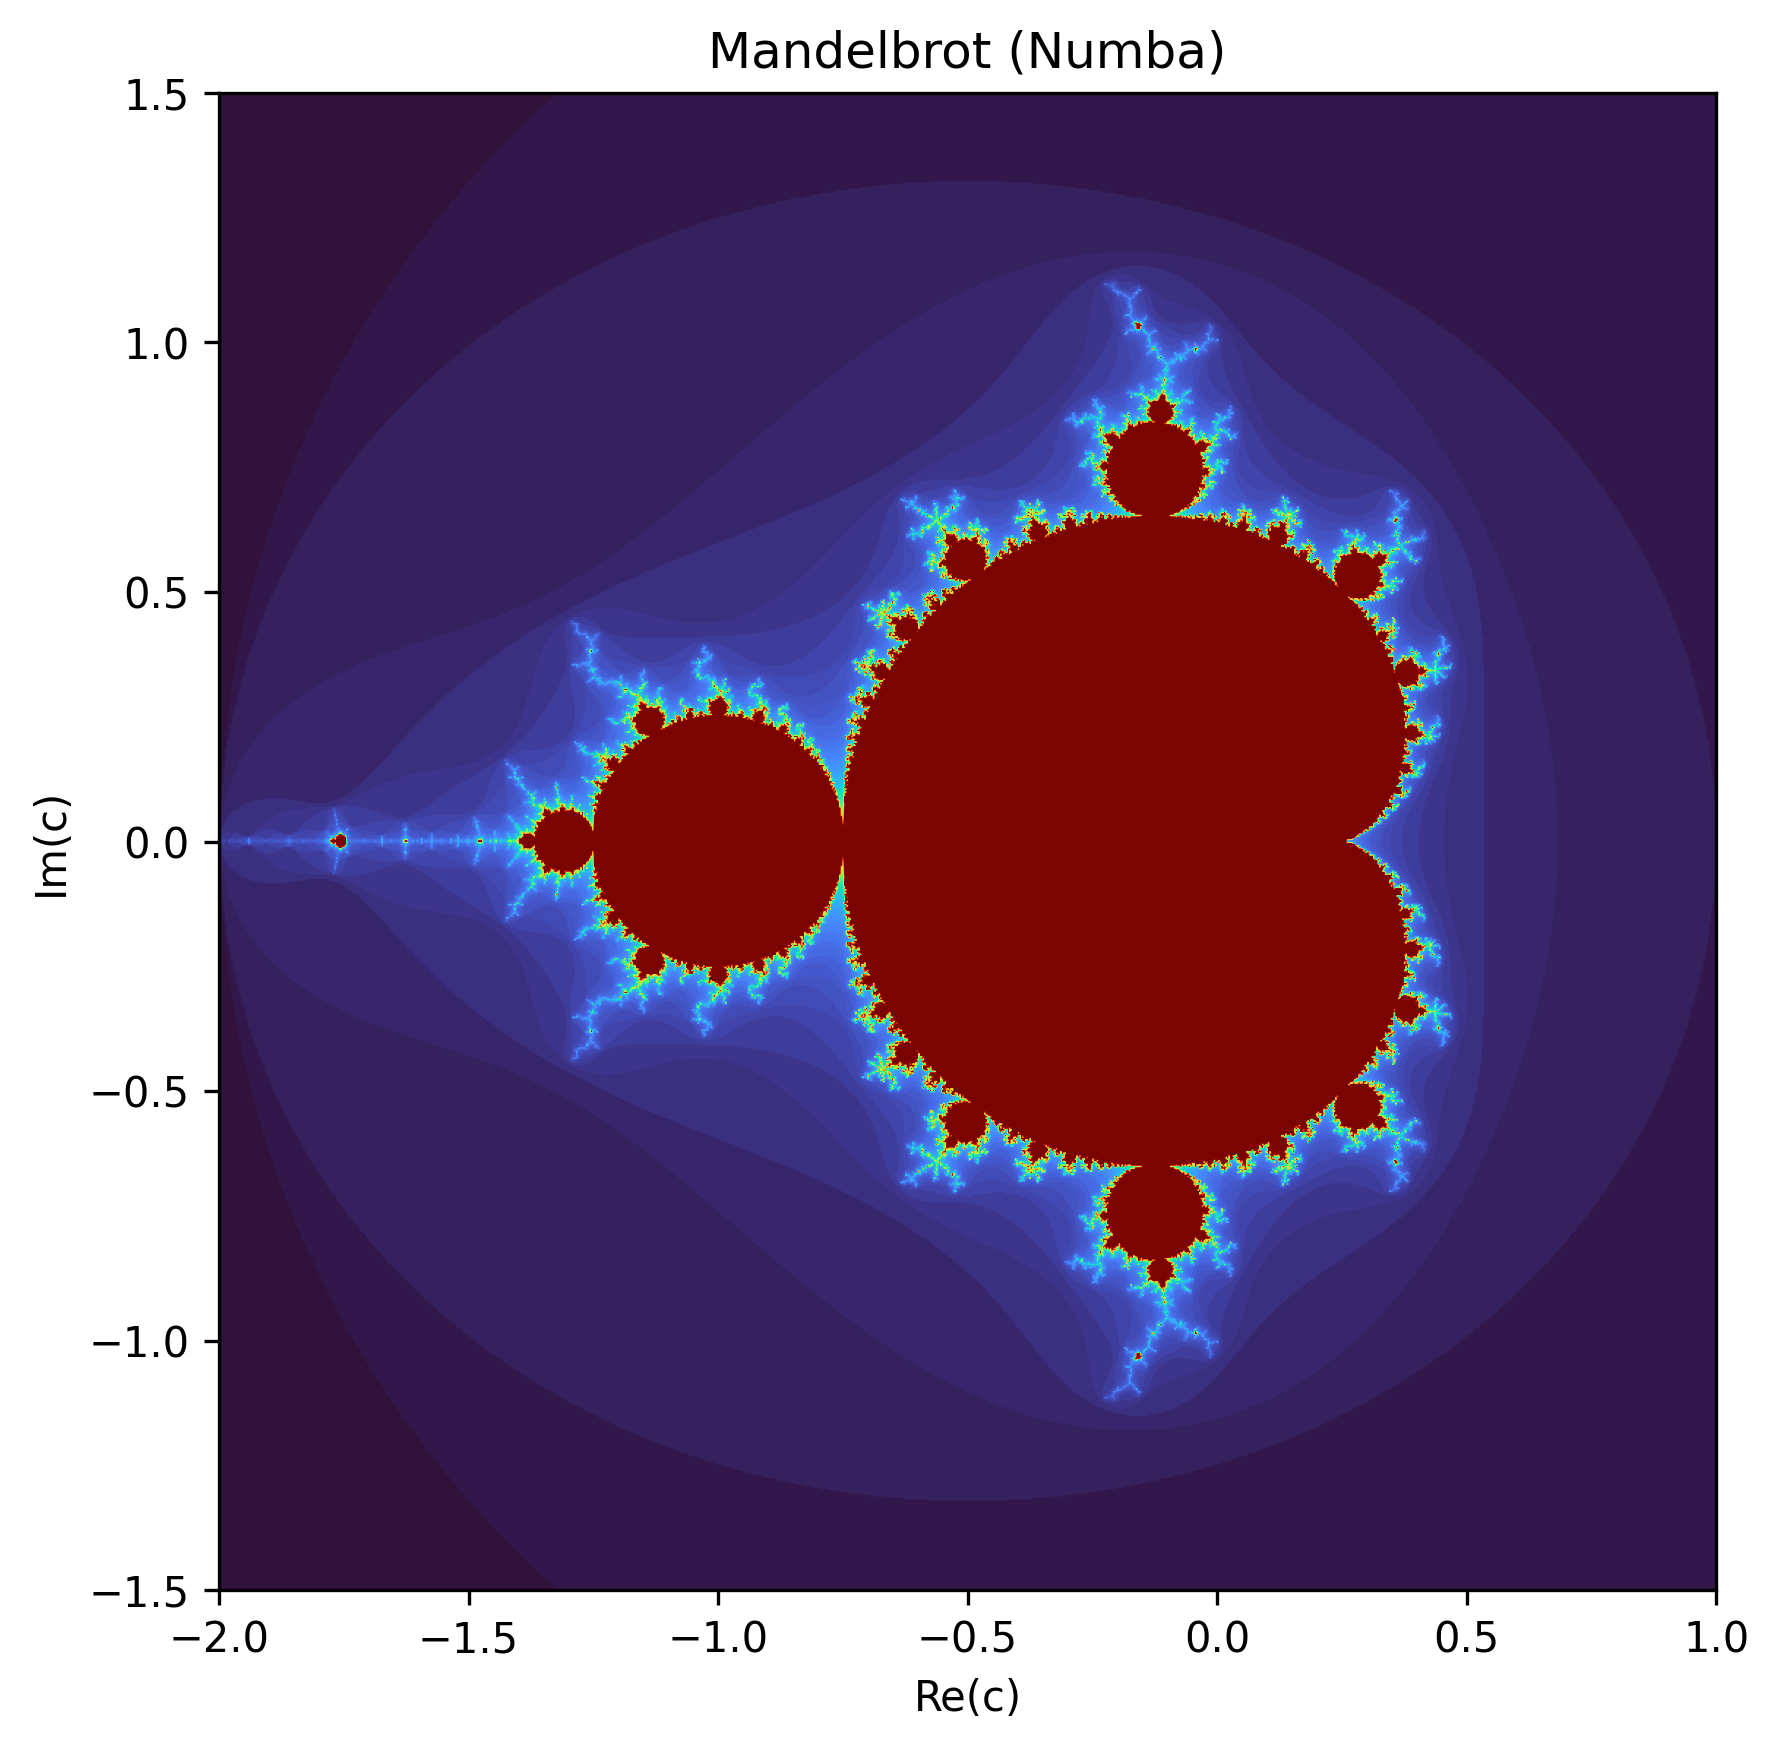

The Python source for this figure:
import time
from mandelbrot_common import complex_grid, normalize_for_plot, default_params
import numpy as np
import matplotlib.pyplot as plt
from numba import jit, prange

@jit(nopython=True, parallel=True)
def _mandelbrot_numba_kernel(xmin, xmax, ymin, ymax, width, height, max_iter):
    it_counts = np.zeros((height, width), dtype=np.uint16)
    # Precompute the steps to avoid the repeated division
    dx = (xmax - xmin) / (width - 1)
    dy = (ymax - ymin) / (height - 1)

    for j in prange(height):    # prange enables multi-core paraller execution of loops
        y = ymin + j * dy
        for i in range(width):
            x = xmin + i * dx
            c_re, c_im = x, y
            z_re, z_im = 0.0, 0.0
            count = 0
            while count < max_iter and (z_re*z_re + z_im*z_im) <= 4.0:
                z_re, z_im = (z_re*z_re - z_im*z_im + c_re), (2.0*z_re*z_im + c_im)
                count += 1
            it_counts[j, i] = count
    return it_counts

def mandelbrot_numba(xmin, xmax, ymin, ymax, width, height, max_iter=100):
    return _mandelbrot_numba_kernel(xmin, xmax, ymin, ymax, width, height, max_iter)    

if __name__ == "__main__":  
    starttime = time.time()
    params = default_params()
    itc = mandelbrot_numba(**params) # Compute the Mandelbrot set using the optimized Numba version
    img = normalize_for_plot(itc, params["max_iter"])
    plt.figure(figsize=(6,6))
    plt.imshow(img, cmap="turbo", extent=[params["xmin"], params["xmax"], params["ymin"], params["ymax"]])
    plt.title("Mandelbrot (Numba)")
    plt.xlabel("Re(c)")
    plt.ylabel("Im(c)")
    plt.tight_layout()
    plt.savefig('mandelbrot_numba.png', dpi=300, bbox_inches='tight')
    print("Plot saved as mandelbrot_numba.png")
    plt.show()
    endtime = time.time()
    print(f"Execution time: {endtime - starttime:.2f} seconds")
    
